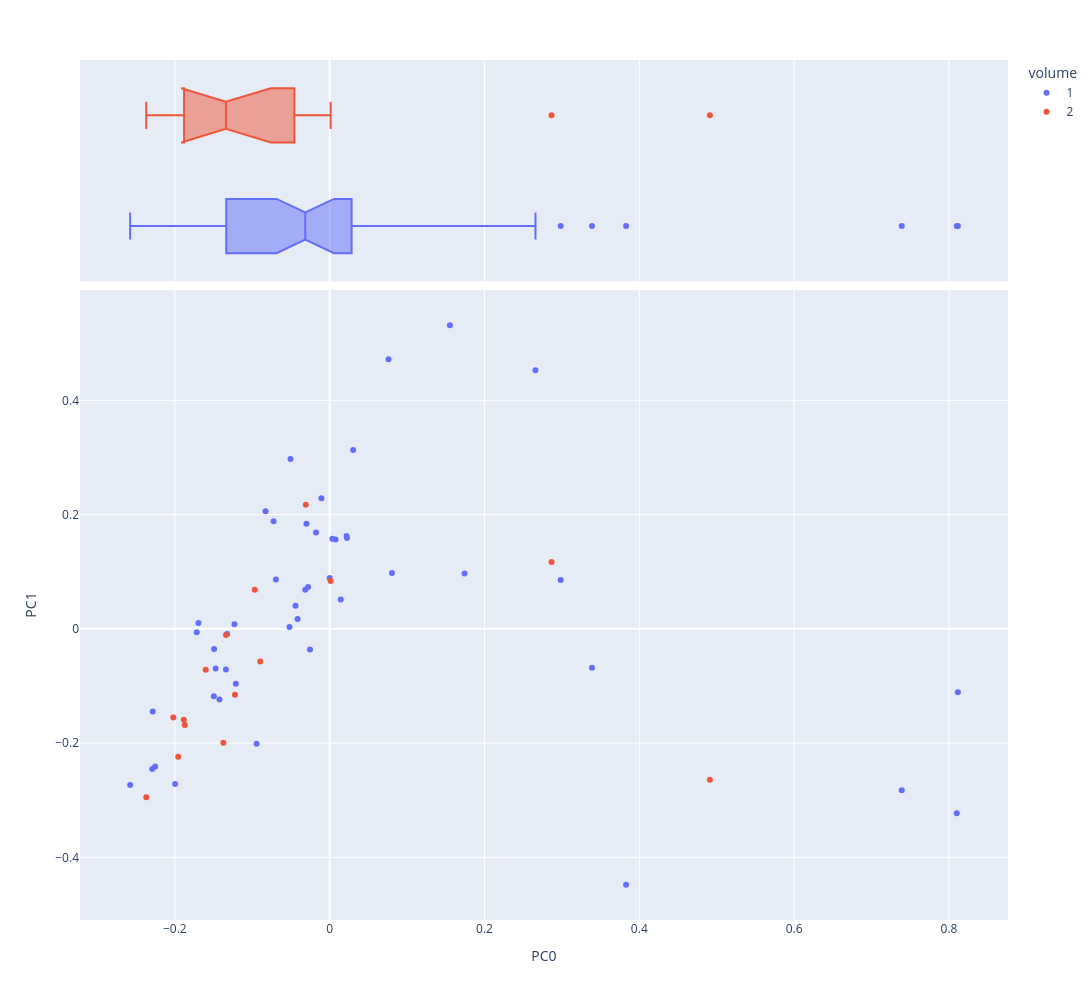

The cell this chart's notebook holds for it:
### Markdown cell above
### Visualize PCA 0 and 1

### Code cell
fig1=vis_pcs(0,1,NEW,col='volume')
fig1.write_image('output/p2591-PC1.png')
fig1.show()

### Figure 1 — Plotly figure (JSON) as saved in the notebook; plotly's stock layout.template omitted (floating-point values rounded to 4 significant figures)
{"data": [{"hovertemplate": "<b>%{hovertext}</b><br><br>volume=1<br>PC0=%{x}<br>PC1=%{y}<extra></extra>", "hovertext": ["ASHPUTTEL", "BRIAR ROSE", "CAT AND MOUSE IN PARTNERSHIP", "CAT-SKIN", "CLEVER ELSIE", "CLEVER GRETEL", "CLEVER HANS", "FREDERICK AND CATHERINE", "FUNDEVOGEL", "HANS IN LUCK", "HANSEL AND GRETEL", "JORINDA AND JORINDEL", "KING GRISLY-BEARD", "MOTHER HOLLE", "OLD SULTAN", "RAPUNZEL", "RUMPELSTILTSKIN", "SNOWDROP", "SWEETHEART ROLAND", "THE ADVENTURES OF CHANTICLEER AND PARTLET", "THE DOG AND THE SPARROW", "THE ELVES AND THE SHOEMAKER", "THE FISHERMAN AND HIS WIFE", "THE FOX AND THE CAT", "THE FROG-PRINCE", "THE GOLDEN BIRD", "THE GOLDEN GOOSE", "THE JUNIPER-TREE", "THE LITTLE PEASANT", "THE MISER IN THE BUSH", "THE MOUSE, THE BIRD, AND THE SAUSAGE", "THE OLD MAN AND HIS GRANDSON", "THE PINK", "THE QUEEN BEE", "THE ROBBER BRIDEGROOM", "THE SEVEN RAVENS", "THE STORY OF THE YOUTH WHO WENT FORTH TO LEARN WHAT FEAR WAS", "THE STRAW, THE COAL, AND THE BEAN", "THE THREE LANGUAGES", "THE TRAVELLING MUSICIANS", "THE TWELVE HUNTSMEN", "THE VALIANT LITTLE TAILOR", "THE WEDDING OF MRS. FOX - PART I", "THE WEDDING OF MRS. FOX - PART II", "THE WHITE SNAKE", "THE WOLF AND THE SEVEN LITTLE KIDS", "TOM THUMB"], "legendgroup": "1", "marker": {"color": "#636efa", "symbol": "circle"}, "mode": "markers", "name": "1", "orientation": "v", "showlegend": true, "type": "scatter", "x": [-0.1496, -0.2254, 0.2984, -0.2577, 0.007587, 0.02189, 0.02236, -0.01768, -0.03, 4.633e-05, -0.05062, -0.05183, -0.2291, 0.07607, 0.2658, -0.134, -0.04407, -0.1493, -0.08281, 0.3389, 0.01433, -0.0315, -0.1473, 0.7389, -0.09438, 0.3829, -0.1324, -0.06943, -0.01063, -0.04146, 0.08044, -0.0279, -0.2286, -0.1212, -0.07245, -0.1229, -0.1717, 0.003472, -0.02539, 0.1743, -0.1996, -0.1695, 0.81, 0.8114, -0.1423, 0.1554, 0.03039], "xaxis": "x", "y": [-0.118, -0.2407, 0.08572, -0.2734, 0.1564, 0.1625, 0.1589, 0.1686, 0.1838, 0.08891, 0.2974, 0.003104, -0.2454, 0.472, 0.4525, -0.07117, 0.04063, -0.03506, 0.2058, -0.068, 0.05143, 0.06838, -0.06918, -0.2825, -0.2009, -0.4478, -0.009086, 0.08626, 0.2288, 0.0174, 0.09777, 0.07309, -0.1447, -0.096, 0.1884, 0.008084, -0.005778, 0.1577, -0.03592, 0.09676, -0.2713, 0.01005, -0.3227, -0.1108, -0.1237, 0.5314, 0.3131], "yaxis": "y"}, {"alignmentgroup": "True", "hovertemplate": "<b>%{hovertext}</b><br><br>volume=1<br>PC0=%{x}<extra></extra>", "hovertext": ["ASHPUTTEL", "BRIAR ROSE", "CAT AND MOUSE IN PARTNERSHIP", "CAT-SKIN", "CLEVER ELSIE", "CLEVER GRETEL", "CLEVER HANS", "FREDERICK AND CATHERINE", "FUNDEVOGEL", "HANS IN LUCK", "HANSEL AND GRETEL", "JORINDA AND JORINDEL", "KING GRISLY-BEARD", "MOTHER HOLLE", "OLD SULTAN", "RAPUNZEL", "RUMPELSTILTSKIN", "SNOWDROP", "SWEETHEART ROLAND", "THE ADVENTURES OF CHANTICLEER AND PARTLET", "THE DOG AND THE SPARROW", "THE ELVES AND THE SHOEMAKER", "THE FISHERMAN AND HIS WIFE", "THE FOX AND THE CAT", "THE FROG-PRINCE", "THE GOLDEN BIRD", "THE GOLDEN GOOSE", "THE JUNIPER-TREE", "THE LITTLE PEASANT", "THE MISER IN THE BUSH", "THE MOUSE, THE BIRD, AND THE SAUSAGE", "THE OLD MAN AND HIS GRANDSON", "THE PINK", "THE QUEEN BEE", "THE ROBBER BRIDEGROOM", "THE SEVEN RAVENS", "THE STORY OF THE YOUTH WHO WENT FORTH TO LEARN WHAT FEAR WAS", "THE STRAW, THE COAL, AND THE BEAN", "THE THREE LANGUAGES", "THE TRAVELLING MUSICIANS", "THE TWELVE HUNTSMEN", "THE VALIANT LITTLE TAILOR", "THE WEDDING OF MRS. FOX - PART I", "THE WEDDING OF MRS. FOX - PART II", "THE WHITE SNAKE", "THE WOLF AND THE SEVEN LITTLE KIDS", "TOM THUMB"], "legendgroup": "1", "marker": {"color": "#636efa", "symbol": "circle"}, "name": "1", "notched": true, "offsetgroup": "1", "showlegend": false, "type": "box", "x": [-0.1496, -0.2254, 0.2984, -0.2577, 0.007587, 0.02189, 0.02236, -0.01768, -0.03, 4.633e-05, -0.05062, -0.05183, -0.2291, 0.07607, 0.2658, -0.134, -0.04407, -0.1493, -0.08281, 0.3389, 0.01433, -0.0315, -0.1473, 0.7389, -0.09438, 0.3829, -0.1324, -0.06943, -0.01063, -0.04146, 0.08044, -0.0279, -0.2286, -0.1212, -0.07245, -0.1229, -0.1717, 0.003472, -0.02539, 0.1743, -0.1996, -0.1695, 0.81, 0.8114, -0.1423, 0.1554, 0.03039], "xaxis": "x2", "yaxis": "y2"}, {"hovertemplate": "<b>%{hovertext}</b><br><br>volume=2<br>PC0=%{x}<br>PC1=%{y}<extra></extra>", "hovertext": ["DOCTOR KNOWALL", "IRON HANS", "LILY AND THE LION", "SNOW-WHITE AND ROSE-RED", "THE BLUE LIGHT", "THE FOUR CLEVER BROTHERS", "THE FOX AND THE HORSE", "THE GOOSE-GIRL", "THE KING OF THE GOLDEN MOUNTAIN", "THE RAVEN", "THE SALAD", "THE TURNIP", "THE TWELVE DANCING PRINCESSES", "THE WATER OF LIFE", "THE WILLOW-WREN AND THE BEAR"], "legendgroup": "2", "marker": {"color": "#EF553B", "symbol": "circle"}, "mode": "markers", "name": "2", "orientation": "v", "showlegend": true, "type": "scatter", "x": [0.001237, -0.1884, -0.1871, -0.03087, -0.1601, -0.1223, 0.4911, -0.1374, -0.202, -0.1339, -0.09675, -0.08962, -0.1957, -0.2369, 0.2866], "xaxis": "x", "y": [0.08381, -0.159, -0.1683, 0.217, -0.0717, -0.1152, -0.2639, -0.1993, -0.1551, -0.01085, 0.06855, -0.0572, -0.2239, -0.2946, 0.1168], "yaxis": "y"}, {"alignmentgroup": "True", "hovertemplate": "<b>%{hovertext}</b><br><br>volume=2<br>PC0=%{x}<extra></extra>", "hovertext": ["DOCTOR KNOWALL", "IRON HANS", "LILY AND THE LION", "SNOW-WHITE AND ROSE-RED", "THE BLUE LIGHT", "THE FOUR CLEVER BROTHERS", "THE FOX AND THE HORSE", "THE GOOSE-GIRL", "THE KING OF THE GOLDEN MOUNTAIN", "THE RAVEN", "THE SALAD", "THE TURNIP", "THE TWELVE DANCING PRINCESSES", "THE WATER OF LIFE", "THE WILLOW-WREN AND THE BEAR"], "legendgroup": "2", "marker": {"color": "#EF553B", "symbol": "circle"}, "name": "2", "notched": true, "offsetgroup": "2", "showlegend": false, "type": "box", "x": [0.001237, -0.1884, -0.1871, -0.03087, -0.1601, -0.1223, 0.4911, -0.1374, -0.202, -0.1339, -0.09675, -0.08962, -0.1957, -0.2369, 0.2866], "xaxis": "x2", "yaxis": "y2"}], "layout": {"height": 1000, "legend": {"title": {"text": "volume"}, "tracegroupgap": 0}, "margin": {"t": 60}, "width": 1200, "xaxis": {"anchor": "y", "domain": [0, 1], "title": {"text": "PC0"}}, "xaxis2": {"anchor": "y2", "domain": [0, 1], "matches": "x", "showgrid": true, "showticklabels": false}, "yaxis": {"anchor": "x", "domain": [0, 0.7326], "title": {"text": "PC1"}}, "yaxis2": {"anchor": "x2", "domain": [0.7426, 1], "matches": "y2", "showgrid": false, "showline": false, "showticklabels": false, "ticks": ""}}}
